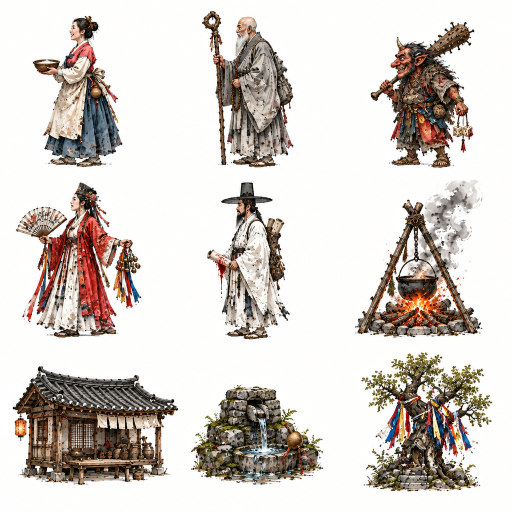
#> input picture assets/raw/sheet-npc.png, 1024 x 1024 px, found by its file name (shown at 1/2 size)
$ python npc_cut.py
#> lines starting #> are read from the running program, lines starting #| are printed output that depends on the picture; after the words box and inside, x2 and y2 are one past the last pixel; in counts of white or black regions, pixels touching at a corner belong together
import json, numpy as np
from PIL import Image, ImageFilter
from scipy import ndimage
src = np.asarray(Image.open('/home/user/akane/assets/raw/sheet-npc.png').convert('RGB')).astype(np.float32)
H, W, _ = src.shape; cw, ch = W / 3, H / 3
#> after `H, W, _ = src.shape`: H = 1024; W = 1024
#> after `cw, ch = (W / 3, H / 3)`: cw = 341.3; ch = 341.3
PAPER = np.array([234, 226, 210], np.float32)   # the game's hanji
frames, imgs = [], []
for r in range(3):
  for c in range(3):
    x0, y0, x1, y1 = int(c * cw), int(r * ch), int((c + 1) * cw), int((r + 1) * ch)
    a = src[y0:y1, x0:x1]
    mn = a.min(2); sat = a.max(2) - mn
    bgish = (mn > 228) & (sat < 22)               # near-white, unsaturated
    lab, _ = ndimage.label(bgish)
    edge = set(np.unique(np.concatenate([lab[0], lab[-1], lab[:, 0], lab[:, -1]]))) - {0}
    bg = np.isin(lab, list(edge))                 # only white that touches the cell border is background
    # soft edge: background-adjacent pixels get alpha from how white they are
    fg = ~bg
    fg = ndimage.binary_opening(fg, iterations=1)
    lab2, n = ndimage.label(fg)                   # drop specks
    if n:
      sizes = ndimage.sum(fg, lab2, range(1, n + 1)); keep = np.isin(lab2, [i + 1 for i, s in enumerate(sizes) if s > 400]); fg = keep
    fg = ndimage.binary_fill_holes(fg) | (fg)
    # but keep real see-through gaps that are large and white (between legs, under the house): re-open big white enclosed regions
    encl = bgish & fg & ~ndimage.binary_erosion(~bgish, iterations=0)
    lab3, n3 = ndimage.label(bgish & fg)
    if n3:
      sizes = ndimage.sum(bgish & fg, lab3, range(1, n3 + 1))
      big = np.isin(lab3, [i + 1 for i, s in enumerate(sizes) if s > 900]); fg &= ~big
    alpha = ndimage.gaussian_filter(fg.astype(np.float32), .7)
    alpha = np.clip((alpha - .15) / .7, 0, 1)
    # 수묵: white is unpainted paper — light, unsaturated areas (smoke, plaster, white cloth) let the page show through,
    # the brush lines and shading inside them stay; lines are protected by local darkness
    lumf = a.mean(2); satf = a.max(2) - a.min(2)
    wt = np.clip((lumf - 175) / 70, 0, 1) * np.clip(1 - (satf - 18) / 40, 0, 1)
    dark_near = ndimage.minimum_filter(lumf, size=3) < 120
    wt[dark_near] *= .4
    alpha = alpha * (1 - [.22, .22, .22, .22, .22, .85, .5, .45, .55][r * 3 + c] * wt)
    # ink-and-paper grade: whites become hanji, colours a little quieter, edges defringed toward darker neighbours
    lum = a.mean(2, keepdims=True)
    col = a * .82 + lum * .18                      # desaturate 18%
    w = np.clip((lum - 150) / 105, 0, 1)           # how white
    col = col * (1 - w * .8) + (col / 255 * PAPER) * (w * .8)
    col = col * .96
    edgeband = (alpha > 0) & (alpha < .99)
    col[edgeband] = np.minimum(col[edgeband], col[edgeband] * .85)
    ys, xs = np.where(alpha > .05)
    by0, by1, bx0, bx1 = ys.min(), ys.max() + 1, xs.min(), xs.max() + 1
    rgba = np.dstack([np.clip(col, 0, 255), alpha * 255]).astype(np.uint8)[by0:by1, bx0:bx1]
    im = Image.fromarray(rgba, 'RGBA'); s = 240 / im.height
    if im.width * s > 315: s = 315 / im.width
    im = im.resize((max(1, round(im.width * s)), max(1, round(im.height * s))), Image.LANCZOS)
    imgs.append(im)
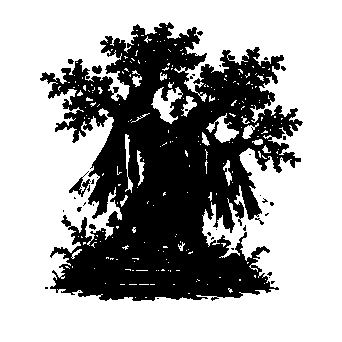
#> bgish: shape (342, 342) bool; 64.5% white; 40 black regions (33 under 20 px), largest, box (x1, y1, x2, y2) and area: (40, 22, 303, 301) 40954, (69, 171, 91, 197) 167, (92, 65, 102, 74) 64
#> fg: shape (342, 342) bool; 37.1% white; 1 white region, box (x1, y1, x2, y2) and area: (40, 22, 303, 301) 43428
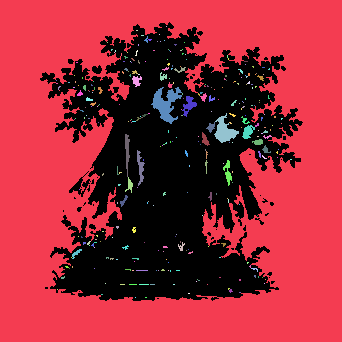
#> lab: shape (342, 342) int32; 321 distinct labels, from 0 to 320; one colour per label, 0 black
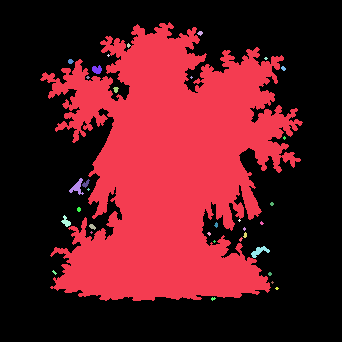
#> lab2: shape (342, 342) int32; 35 distinct labels, from 0 to 34; one colour per label, 0 black
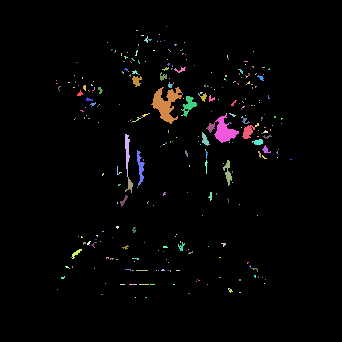
#> lab3: shape (342, 342) int32; 319 distinct labels, from 0 to 318; one colour per label, 0 black
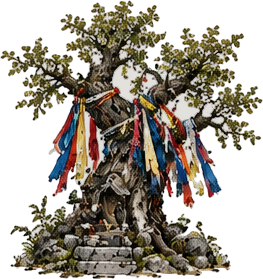
#> rgba: shape (279, 263, 4); mean R, G, B, A 151.8, 142.8, 128.1, 144.2; transparent parts drawn white
#> after the loop, imgs = 9 items
x = 0; Wt = sum(i.width for i in imgs) + 2 * (len(imgs) - 1)
#> after `Wt = sum((i.width for i in imgs)) + 2 * (len(imgs) - 1)`: Wt = 1842
sheet = Image.new('RGBA', (Wt, 240), (0, 0, 0, 0))
#> sheet: PIL image 1842x240 RGBA; every value is 0
for im in imgs:
  sheet.paste(im, (x, 0)); frames.append({"x": x, "y": 0, "w": im.width, "h": im.height}); x += im.width + 2
#> this loop made 9 passes
#> x on passes 1 to 9: 146, 289, 462, 658, 786, 982, 1299, 1616, 1844
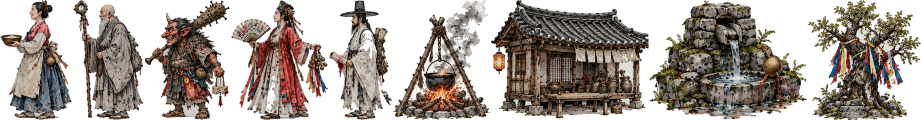
#> sheet: PIL image 1842x240 RGBA (shown at 1/2 size); mean R, G, B, A 70.3, 61.5, 54.1, 145.5; transparent parts drawn white
#> after the loop, frames = 9 items; x = 1844
sheet.save('/tmp/claude-0/npcfix/npc.png'); json.dump(frames, open('/tmp/claude-0/npcfix/npc.json', 'w'), separators=(',', ':'))
bgv = Image.new('RGBA', sheet.size, (120, 60, 60, 255)); bgv.alpha_composite(sheet); bgv.convert('RGB').save('/tmp/claude-0/npcfix/on_red.png')
pap = Image.new('RGBA', sheet.size, (226, 219, 203, 255)); pap.alpha_composite(sheet); pap.convert('RGB').save('/tmp/claude-0/npcfix/on_paper.png')
#> after `pap.alpha_composite(sheet)`:
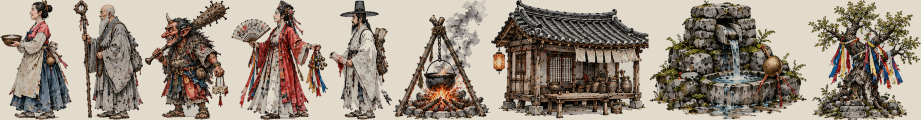
#> pap: PIL image 1842x240 RGBA (shown at 1/2 size); mean R, G, B, A 156.6, 145.1, 131.4, 255
print(frames)
#> (printed output is left out)
